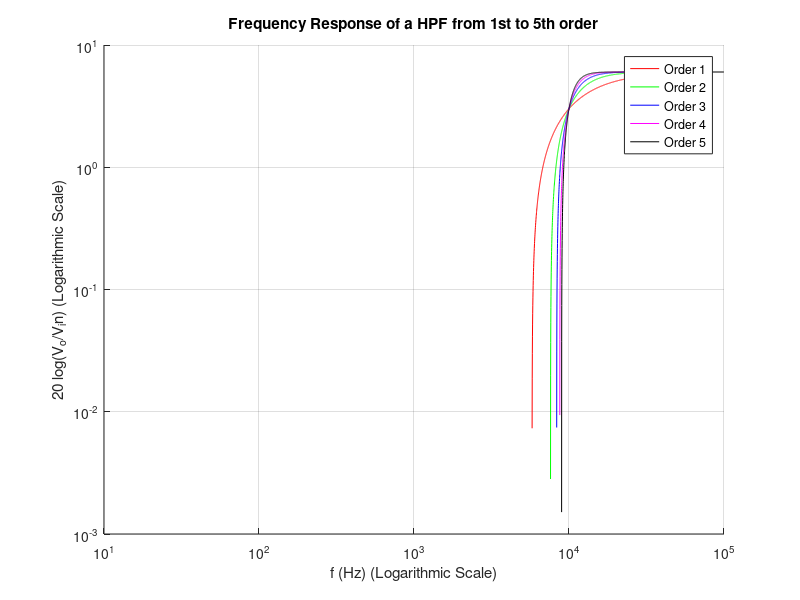

Reproduce this figure in MATLAB.
% Constants
R_F = 15915; % R1  = R_F = 15.915 kΩ
R_1 = 15915; % R1  = R_F = 15.915 kΩ
f = [0:10:100000];
order = [1:1:5];
f_c = 10000; % cut off frequency
A_F = 1 + (R_F / R_1);
colors = ['r', 'g', 'b', 'm', 'k'];

hold on;
grid on;

% High Pass Filter
xlabel('f (Hz) (Logarithmic Scale)')
ylabel('20 log(V_o/V_in) (Logarithmic Scale)')
title('Frequency Response of a HPF from 1st to 5th order');

for i = 1:5
    V_out_by_V_in_HPF = A_F ./ sqrt(1 + ((f_c ./ f) .^ (2 * i)))
    y_axis_HPF = 20 * log10(V_out_by_V_in_HPF);
    loglog(f, y_axis_HPF, colors(i));
end

legend('Order 1', 'Order 2', 'Order 3', 'Order 4', 'Order 5');
hold off;
